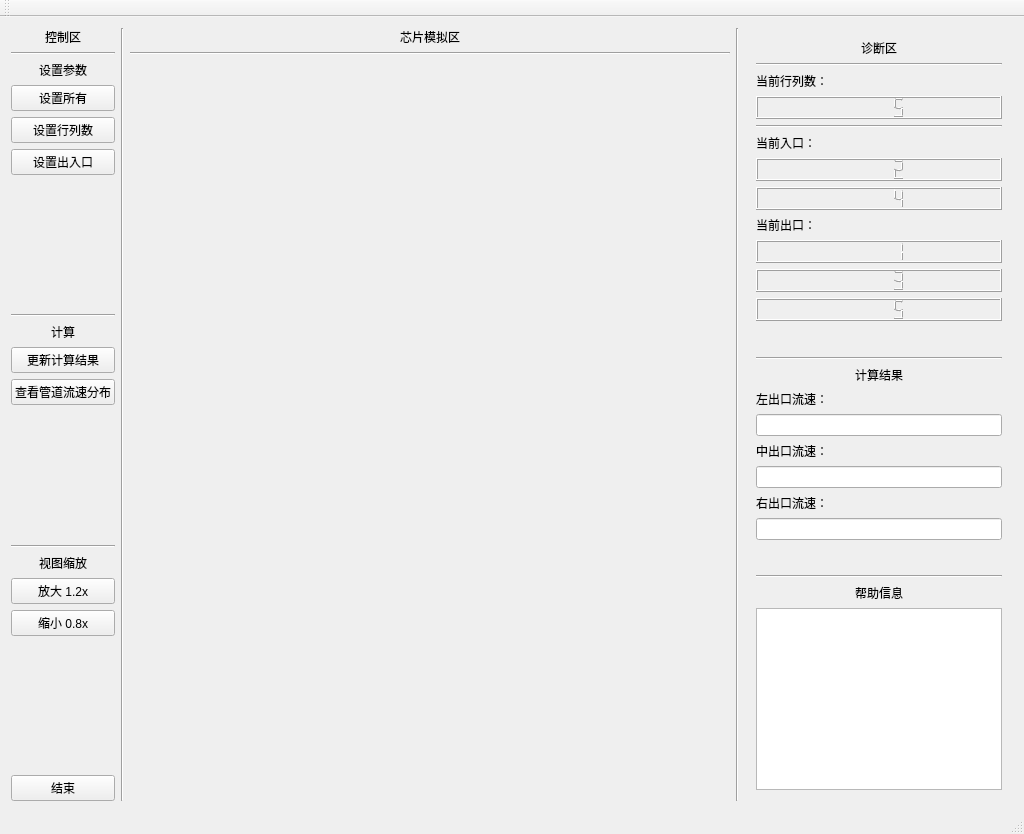
<?xml version="1.0" encoding="UTF-8"?>
<ui version="4.0">
 <class>MainWindow</class>
 <widget class="QMainWindow" name="MainWindow">
  <property name="geometry">
   <rect>
    <x>0</x>
    <y>0</y>
    <width>1024</width>
    <height>834</height>
   </rect>
  </property>
  <property name="sizePolicy">
   <sizepolicy hsizetype="Expanding" vsizetype="Expanding">
    <horstretch>0</horstretch>
    <verstretch>0</verstretch>
   </sizepolicy>
  </property>
  <property name="windowTitle">
   <string>MainWindow</string>
  </property>
  <widget class="QWidget" name="centralWidget">
   <layout class="QHBoxLayout" name="horizontalLayout_2">
    <item>
     <layout class="QHBoxLayout" name="horizontalLayout">
      <item>
       <layout class="QVBoxLayout" name="verticalLayout">
        <item>
         <widget class="QLabel" name="label_8">
          <property name="text">
           <string>控制区</string>
          </property>
          <property name="alignment">
           <set>Qt::AlignCenter</set>
          </property>
         </widget>
        </item>
        <item>
         <widget class="Line" name="line_4">
          <property name="orientation">
           <enum>Qt::Horizontal</enum>
          </property>
         </widget>
        </item>
        <item>
         <widget class="QLabel" name="label_13">
          <property name="text">
           <string>设置参数</string>
          </property>
          <property name="alignment">
           <set>Qt::AlignCenter</set>
          </property>
         </widget>
        </item>
        <item>
         <widget class="QPushButton" name="AllBtn">
          <property name="text">
           <string>设置所有</string>
          </property>
         </widget>
        </item>
        <item>
         <widget class="QPushButton" name="RowColSetBtn">
          <property name="sizePolicy">
           <sizepolicy hsizetype="Preferred" vsizetype="Fixed">
            <horstretch>0</horstretch>
            <verstretch>0</verstretch>
           </sizepolicy>
          </property>
          <property name="text">
           <string>设置行列数</string>
          </property>
         </widget>
        </item>
        <item>
         <widget class="QPushButton" name="InOutSetBtn">
          <property name="sizePolicy">
           <sizepolicy hsizetype="Preferred" vsizetype="Fixed">
            <horstretch>0</horstretch>
            <verstretch>0</verstretch>
           </sizepolicy>
          </property>
          <property name="text">
           <string>设置出入口</string>
          </property>
         </widget>
        </item>
        <item>
         <spacer name="verticalSpacer_5">
          <property name="orientation">
           <enum>Qt::Vertical</enum>
          </property>
          <property name="sizeHint" stdset="0">
           <size>
            <width>20</width>
            <height>40</height>
           </size>
          </property>
         </spacer>
        </item>
        <item>
         <widget class="Line" name="line_5">
          <property name="orientation">
           <enum>Qt::Horizontal</enum>
          </property>
         </widget>
        </item>
        <item>
         <widget class="QLabel" name="label_14">
          <property name="text">
           <string>计算</string>
          </property>
          <property name="alignment">
           <set>Qt::AlignCenter</set>
          </property>
         </widget>
        </item>
        <item>
         <widget class="QPushButton" name="CalBtn">
          <property name="text">
           <string>更新计算结果</string>
          </property>
         </widget>
        </item>
        <item>
         <widget class="QPushButton" name="ReadAllBtn">
          <property name="text">
           <string>查看管道流速分布</string>
          </property>
         </widget>
        </item>
        <item>
         <spacer name="Spacer">
          <property name="orientation">
           <enum>Qt::Vertical</enum>
          </property>
          <property name="sizeHint" stdset="0">
           <size>
            <width>20</width>
            <height>40</height>
           </size>
          </property>
         </spacer>
        </item>
        <item>
         <widget class="Line" name="line_9">
          <property name="orientation">
           <enum>Qt::Horizontal</enum>
          </property>
         </widget>
        </item>
        <item>
         <widget class="QLabel" name="label_10">
          <property name="text">
           <string>视图缩放</string>
          </property>
          <property name="alignment">
           <set>Qt::AlignCenter</set>
          </property>
         </widget>
        </item>
        <item>
         <widget class="QPushButton" name="x12Btn">
          <property name="text">
           <string>放大 1.2x</string>
          </property>
         </widget>
        </item>
        <item>
         <widget class="QPushButton" name="x08Btn">
          <property name="text">
           <string>缩小 0.8x</string>
          </property>
         </widget>
        </item>
        <item>
         <spacer name="verticalSpacer">
          <property name="orientation">
           <enum>Qt::Vertical</enum>
          </property>
          <property name="sizeHint" stdset="0">
           <size>
            <width>20</width>
            <height>40</height>
           </size>
          </property>
         </spacer>
        </item>
        <item>
         <widget class="QPushButton" name="CloseBtn">
          <property name="sizePolicy">
           <sizepolicy hsizetype="Preferred" vsizetype="Fixed">
            <horstretch>0</horstretch>
            <verstretch>0</verstretch>
           </sizepolicy>
          </property>
          <property name="text">
           <string>结束</string>
          </property>
         </widget>
        </item>
       </layout>
      </item>
      <item>
       <widget class="Line" name="line">
        <property name="orientation">
         <enum>Qt::Vertical</enum>
        </property>
       </widget>
      </item>
      <item>
       <layout class="QVBoxLayout" name="verticalLayout_2">
        <item>
         <widget class="QLabel" name="label_5">
          <property name="text">
           <string>芯片模拟区</string>
          </property>
          <property name="alignment">
           <set>Qt::AlignCenter</set>
          </property>
         </widget>
        </item>
        <item>
         <widget class="Line" name="line_3">
          <property name="orientation">
           <enum>Qt::Horizontal</enum>
          </property>
         </widget>
        </item>
        <item>
         <widget class="PaintWidget" name="GetPaintWidget" native="true">
          <property name="sizePolicy">
           <sizepolicy hsizetype="MinimumExpanding" vsizetype="MinimumExpanding">
            <horstretch>0</horstretch>
            <verstretch>0</verstretch>
           </sizepolicy>
          </property>
          <property name="minimumSize">
           <size>
            <width>600</width>
            <height>700</height>
           </size>
          </property>
         </widget>
        </item>
       </layout>
      </item>
      <item>
       <widget class="Line" name="line_2">
        <property name="orientation">
         <enum>Qt::Vertical</enum>
        </property>
       </widget>
      </item>
      <item>
       <widget class="QWidget" name="widget_2" native="true">
        <property name="sizePolicy">
         <sizepolicy hsizetype="Minimum" vsizetype="Expanding">
          <horstretch>0</horstretch>
          <verstretch>0</verstretch>
         </sizepolicy>
        </property>
        <property name="minimumSize">
         <size>
          <width>200</width>
          <height>0</height>
         </size>
        </property>
        <layout class="QVBoxLayout" name="verticalLayout_3">
         <item>
          <widget class="QLabel" name="label_9">
           <property name="text">
            <string>诊断区</string>
           </property>
           <property name="alignment">
            <set>Qt::AlignCenter</set>
           </property>
          </widget>
         </item>
         <item>
          <widget class="Line" name="line_6">
           <property name="orientation">
            <enum>Qt::Horizontal</enum>
           </property>
          </widget>
         </item>
         <item>
          <widget class="QLabel" name="label">
           <property name="sizePolicy">
            <sizepolicy hsizetype="Preferred" vsizetype="Preferred">
             <horstretch>0</horstretch>
             <verstretch>0</verstretch>
            </sizepolicy>
           </property>
           <property name="text">
            <string>当前行列数：</string>
           </property>
          </widget>
         </item>
         <item>
          <widget class="QLCDNumber" name="RowLcdNumber">
           <property name="intValue" stdset="0">
            <number>5</number>
           </property>
          </widget>
         </item>
         <item>
          <widget class="Line" name="line_8">
           <property name="orientation">
            <enum>Qt::Horizontal</enum>
           </property>
          </widget>
         </item>
         <item>
          <widget class="QLabel" name="label_3">
           <property name="text">
            <string>当前入口：</string>
           </property>
          </widget>
         </item>
         <item>
          <widget class="QLCDNumber" name="I1Lcd">
           <property name="intValue" stdset="0">
            <number>2</number>
           </property>
          </widget>
         </item>
         <item>
          <widget class="QLCDNumber" name="I2Lcd">
           <property name="intValue" stdset="0">
            <number>4</number>
           </property>
          </widget>
         </item>
         <item>
          <widget class="QLabel" name="label_4">
           <property name="text">
            <string>当前出口：</string>
           </property>
          </widget>
         </item>
         <item>
          <widget class="QLCDNumber" name="O1Lcd">
           <property name="intValue" stdset="0">
            <number>1</number>
           </property>
          </widget>
         </item>
         <item>
          <widget class="QLCDNumber" name="O2Lcd">
           <property name="intValue" stdset="0">
            <number>3</number>
           </property>
          </widget>
         </item>
         <item>
          <widget class="QLCDNumber" name="O3Lcd">
           <property name="intValue" stdset="0">
            <number>5</number>
           </property>
          </widget>
         </item>
         <item>
          <spacer name="verticalSpacer_3">
           <property name="orientation">
            <enum>Qt::Vertical</enum>
           </property>
           <property name="sizeHint" stdset="0">
            <size>
             <width>20</width>
             <height>40</height>
            </size>
           </property>
          </spacer>
         </item>
         <item>
          <widget class="Line" name="line_7">
           <property name="orientation">
            <enum>Qt::Horizontal</enum>
           </property>
          </widget>
         </item>
         <item>
          <widget class="QLabel" name="label_12">
           <property name="text">
            <string>计算结果</string>
           </property>
           <property name="alignment">
            <set>Qt::AlignCenter</set>
           </property>
          </widget>
         </item>
         <item>
          <widget class="QLabel" name="label_2">
           <property name="text">
            <string>左出口流速：</string>
           </property>
          </widget>
         </item>
         <item>
          <widget class="QLineEdit" name="O1ResLineEdit">
           <property name="sizePolicy">
            <sizepolicy hsizetype="Preferred" vsizetype="Fixed">
             <horstretch>0</horstretch>
             <verstretch>0</verstretch>
            </sizepolicy>
           </property>
           <property name="alignment">
            <set>Qt::AlignCenter</set>
           </property>
           <property name="readOnly">
            <bool>true</bool>
           </property>
          </widget>
         </item>
         <item>
          <widget class="QLabel" name="label_6">
           <property name="text">
            <string>中出口流速：</string>
           </property>
          </widget>
         </item>
         <item>
          <widget class="QLineEdit" name="O2ResLineEdit">
           <property name="sizePolicy">
            <sizepolicy hsizetype="Preferred" vsizetype="Fixed">
             <horstretch>0</horstretch>
             <verstretch>0</verstretch>
            </sizepolicy>
           </property>
           <property name="alignment">
            <set>Qt::AlignCenter</set>
           </property>
           <property name="readOnly">
            <bool>true</bool>
           </property>
          </widget>
         </item>
         <item>
          <widget class="QLabel" name="label_7">
           <property name="text">
            <string>右出口流速：</string>
           </property>
          </widget>
         </item>
         <item>
          <widget class="QLineEdit" name="O3ResLineEdit">
           <property name="sizePolicy">
            <sizepolicy hsizetype="Preferred" vsizetype="Fixed">
             <horstretch>0</horstretch>
             <verstretch>0</verstretch>
            </sizepolicy>
           </property>
           <property name="alignment">
            <set>Qt::AlignCenter</set>
           </property>
           <property name="readOnly">
            <bool>true</bool>
           </property>
          </widget>
         </item>
         <item>
          <spacer name="verticalSpacer_2">
           <property name="orientation">
            <enum>Qt::Vertical</enum>
           </property>
           <property name="sizeHint" stdset="0">
            <size>
             <width>20</width>
             <height>40</height>
            </size>
           </property>
          </spacer>
         </item>
         <item>
          <widget class="Line" name="line_10">
           <property name="orientation">
            <enum>Qt::Horizontal</enum>
           </property>
          </widget>
         </item>
         <item>
          <widget class="QLabel" name="label_11">
           <property name="text">
            <string>帮助信息</string>
           </property>
           <property name="alignment">
            <set>Qt::AlignCenter</set>
           </property>
          </widget>
         </item>
         <item>
          <widget class="QTextEdit" name="HelpTextEdit">
           <property name="sizePolicy">
            <sizepolicy hsizetype="Preferred" vsizetype="Preferred">
             <horstretch>0</horstretch>
             <verstretch>0</verstretch>
            </sizepolicy>
           </property>
           <property name="readOnly">
            <bool>true</bool>
           </property>
          </widget>
         </item>
        </layout>
       </widget>
      </item>
     </layout>
    </item>
   </layout>
  </widget>
  <widget class="QMenuBar" name="menuBar">
   <property name="geometry">
    <rect>
     <x>0</x>
     <y>0</y>
     <width>1024</width>
     <height>22</height>
    </rect>
   </property>
  </widget>
  <widget class="QToolBar" name="mainToolBar">
   <attribute name="toolBarArea">
    <enum>TopToolBarArea</enum>
   </attribute>
   <attribute name="toolBarBreak">
    <bool>false</bool>
   </attribute>
  </widget>
  <widget class="QStatusBar" name="statusBar"/>
 </widget>
 <layoutdefault spacing="6" margin="11"/>
 <customwidgets>
  <customwidget>
   <class>PaintWidget</class>
   <extends>QWidget</extends>
   <header>paintwidget.h</header>
   <container>1</container>
  </customwidget>
 </customwidgets>
 <resources/>
 <connections/>
</ui>
